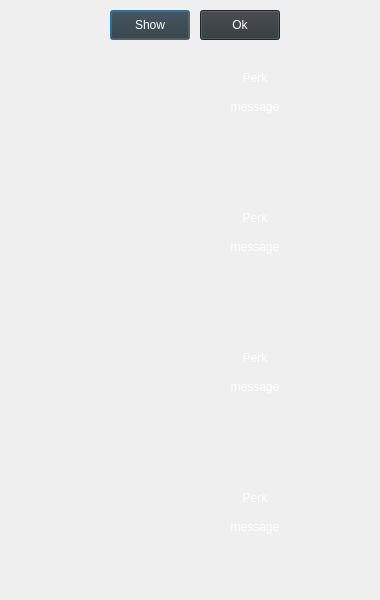
<?xml version="1.0" encoding="UTF-8"?>
<ui version="4.0">
 <class>NotificationTemplate</class>
 <widget class="QDialog" name="NotificationTemplate">
  <property name="geometry">
   <rect>
    <x>0</x>
    <y>0</y>
    <width>380</width>
    <height>600</height>
   </rect>
  </property>
  <property name="minimumSize">
   <size>
    <width>380</width>
    <height>140</height>
   </size>
  </property>
  <property name="maximumSize">
   <size>
    <width>380</width>
    <height>600</height>
   </size>
  </property>
  <property name="windowTitle">
   <string>Dialog</string>
  </property>
  <property name="styleSheet">
   <string notr="true">QLabel#perk1_lbl {
	font: 20px &quot;Sylfaen&quot;;
	color: white;
}

QLabel#msg1_lbl {
	font: 16px &quot;Sylfaen&quot;;
	color: white;
}

QLabel#perk2_lbl {
	font: 20px &quot;Sylfaen&quot;;
	color: white;
}

QLabel#msg2_lbl {
	font: 16px &quot;Sylfaen&quot;;
	color: white;
}

QLabel#perk3_lbl {
	font: 20px &quot;Sylfaen&quot;;
	color: white;
}

QLabel#msg3_lbl {
	font: 16px &quot;Sylfaen&quot;;
	color: white;
}

QLabel#perk4_lbl {
	font: 20px &quot;Sylfaen&quot;;
	color: white;
}

QLabel#msg4_lbl {
	font: 16px &quot;Sylfaen&quot;;
	color: white;
}

QPushButton {
	font: 18px &quot;Sylfaen&quot;;
	background-color:#2F3538;
	color: white;
}

QPushButton:hover {
	font: 18px &quot;Sylfaen&quot;;
	background-color:#404040;
	color: white;
}
</string>
  </property>
  <widget class="QLabel" name="msg4_lbl">
   <property name="geometry">
    <rect>
     <x>130</x>
     <y>520</y>
     <width>250</width>
     <height>60</height>
    </rect>
   </property>
   <property name="sizePolicy">
    <sizepolicy hsizetype="Preferred" vsizetype="Fixed">
     <horstretch>0</horstretch>
     <verstretch>0</verstretch>
    </sizepolicy>
   </property>
   <property name="styleSheet">
    <string notr="true"/>
   </property>
   <property name="text">
    <string>message</string>
   </property>
   <property name="alignment">
    <set>Qt::AlignHCenter|Qt::AlignTop</set>
   </property>
   <property name="wordWrap">
    <bool>true</bool>
   </property>
  </widget>
  <widget class="QLabel" name="img1">
   <property name="geometry">
    <rect>
     <x>25</x>
     <y>60</y>
     <width>100</width>
     <height>100</height>
    </rect>
   </property>
   <property name="sizePolicy">
    <sizepolicy hsizetype="Fixed" vsizetype="Fixed">
     <horstretch>0</horstretch>
     <verstretch>0</verstretch>
    </sizepolicy>
   </property>
   <property name="minimumSize">
    <size>
     <width>100</width>
     <height>100</height>
    </size>
   </property>
   <property name="maximumSize">
    <size>
     <width>100</width>
     <height>100</height>
    </size>
   </property>
   <property name="cursor">
    <cursorShape>ArrowCursor</cursorShape>
   </property>
   <property name="toolTip">
    <string/>
   </property>
   <property name="whatsThis">
    <string/>
   </property>
   <property name="styleSheet">
    <string notr="true"/>
   </property>
   <property name="text">
    <string/>
   </property>
   <property name="alignment">
    <set>Qt::AlignCenter</set>
   </property>
  </widget>
  <widget class="QLabel" name="perk3_lbl">
   <property name="geometry">
    <rect>
     <x>130</x>
     <y>340</y>
     <width>250</width>
     <height>35</height>
    </rect>
   </property>
   <property name="styleSheet">
    <string notr="true"/>
   </property>
   <property name="text">
    <string>Perk</string>
   </property>
   <property name="alignment">
    <set>Qt::AlignCenter</set>
   </property>
  </widget>
  <widget class="QLabel" name="perk1_lbl">
   <property name="geometry">
    <rect>
     <x>130</x>
     <y>60</y>
     <width>250</width>
     <height>35</height>
    </rect>
   </property>
   <property name="styleSheet">
    <string notr="true"/>
   </property>
   <property name="text">
    <string>Perk</string>
   </property>
   <property name="alignment">
    <set>Qt::AlignCenter</set>
   </property>
  </widget>
  <widget class="QLabel" name="img3">
   <property name="geometry">
    <rect>
     <x>25</x>
     <y>340</y>
     <width>100</width>
     <height>100</height>
    </rect>
   </property>
   <property name="sizePolicy">
    <sizepolicy hsizetype="Fixed" vsizetype="Fixed">
     <horstretch>0</horstretch>
     <verstretch>0</verstretch>
    </sizepolicy>
   </property>
   <property name="minimumSize">
    <size>
     <width>100</width>
     <height>100</height>
    </size>
   </property>
   <property name="maximumSize">
    <size>
     <width>100</width>
     <height>100</height>
    </size>
   </property>
   <property name="cursor">
    <cursorShape>ArrowCursor</cursorShape>
   </property>
   <property name="toolTip">
    <string/>
   </property>
   <property name="whatsThis">
    <string/>
   </property>
   <property name="styleSheet">
    <string notr="true"/>
   </property>
   <property name="text">
    <string/>
   </property>
   <property name="alignment">
    <set>Qt::AlignCenter</set>
   </property>
  </widget>
  <widget class="QLabel" name="msg3_lbl">
   <property name="geometry">
    <rect>
     <x>130</x>
     <y>380</y>
     <width>250</width>
     <height>60</height>
    </rect>
   </property>
   <property name="sizePolicy">
    <sizepolicy hsizetype="Preferred" vsizetype="Fixed">
     <horstretch>0</horstretch>
     <verstretch>0</verstretch>
    </sizepolicy>
   </property>
   <property name="styleSheet">
    <string notr="true"/>
   </property>
   <property name="text">
    <string>message</string>
   </property>
   <property name="alignment">
    <set>Qt::AlignHCenter|Qt::AlignTop</set>
   </property>
   <property name="wordWrap">
    <bool>true</bool>
   </property>
  </widget>
  <widget class="QLabel" name="msg2_lbl">
   <property name="geometry">
    <rect>
     <x>130</x>
     <y>240</y>
     <width>250</width>
     <height>60</height>
    </rect>
   </property>
   <property name="sizePolicy">
    <sizepolicy hsizetype="Preferred" vsizetype="Fixed">
     <horstretch>0</horstretch>
     <verstretch>0</verstretch>
    </sizepolicy>
   </property>
   <property name="styleSheet">
    <string notr="true"/>
   </property>
   <property name="text">
    <string>message</string>
   </property>
   <property name="alignment">
    <set>Qt::AlignHCenter|Qt::AlignTop</set>
   </property>
   <property name="wordWrap">
    <bool>true</bool>
   </property>
  </widget>
  <widget class="QLabel" name="img4">
   <property name="geometry">
    <rect>
     <x>25</x>
     <y>480</y>
     <width>100</width>
     <height>100</height>
    </rect>
   </property>
   <property name="sizePolicy">
    <sizepolicy hsizetype="Fixed" vsizetype="Fixed">
     <horstretch>0</horstretch>
     <verstretch>0</verstretch>
    </sizepolicy>
   </property>
   <property name="minimumSize">
    <size>
     <width>100</width>
     <height>100</height>
    </size>
   </property>
   <property name="maximumSize">
    <size>
     <width>100</width>
     <height>100</height>
    </size>
   </property>
   <property name="cursor">
    <cursorShape>ArrowCursor</cursorShape>
   </property>
   <property name="toolTip">
    <string/>
   </property>
   <property name="whatsThis">
    <string/>
   </property>
   <property name="styleSheet">
    <string notr="true"/>
   </property>
   <property name="text">
    <string/>
   </property>
   <property name="alignment">
    <set>Qt::AlignCenter</set>
   </property>
  </widget>
  <widget class="QLabel" name="img2">
   <property name="geometry">
    <rect>
     <x>25</x>
     <y>200</y>
     <width>100</width>
     <height>100</height>
    </rect>
   </property>
   <property name="sizePolicy">
    <sizepolicy hsizetype="Fixed" vsizetype="Fixed">
     <horstretch>0</horstretch>
     <verstretch>0</verstretch>
    </sizepolicy>
   </property>
   <property name="minimumSize">
    <size>
     <width>100</width>
     <height>100</height>
    </size>
   </property>
   <property name="maximumSize">
    <size>
     <width>100</width>
     <height>100</height>
    </size>
   </property>
   <property name="cursor">
    <cursorShape>ArrowCursor</cursorShape>
   </property>
   <property name="toolTip">
    <string/>
   </property>
   <property name="whatsThis">
    <string/>
   </property>
   <property name="styleSheet">
    <string notr="true"/>
   </property>
   <property name="text">
    <string/>
   </property>
   <property name="alignment">
    <set>Qt::AlignCenter</set>
   </property>
  </widget>
  <widget class="QLabel" name="perk4_lbl">
   <property name="geometry">
    <rect>
     <x>130</x>
     <y>480</y>
     <width>250</width>
     <height>35</height>
    </rect>
   </property>
   <property name="styleSheet">
    <string notr="true"/>
   </property>
   <property name="text">
    <string>Perk</string>
   </property>
   <property name="alignment">
    <set>Qt::AlignCenter</set>
   </property>
  </widget>
  <widget class="QLabel" name="bg">
   <property name="geometry">
    <rect>
     <x>0</x>
     <y>0</y>
     <width>380</width>
     <height>600</height>
    </rect>
   </property>
   <property name="sizePolicy">
    <sizepolicy hsizetype="Fixed" vsizetype="Fixed">
     <horstretch>0</horstretch>
     <verstretch>0</verstretch>
    </sizepolicy>
   </property>
   <property name="styleSheet">
    <string notr="true"/>
   </property>
   <property name="text">
    <string/>
   </property>
   <property name="scaledContents">
    <bool>false</bool>
   </property>
  </widget>
  <widget class="QLabel" name="msg1_lbl">
   <property name="geometry">
    <rect>
     <x>130</x>
     <y>100</y>
     <width>250</width>
     <height>60</height>
    </rect>
   </property>
   <property name="sizePolicy">
    <sizepolicy hsizetype="Preferred" vsizetype="Fixed">
     <horstretch>0</horstretch>
     <verstretch>0</verstretch>
    </sizepolicy>
   </property>
   <property name="styleSheet">
    <string notr="true"/>
   </property>
   <property name="text">
    <string>message</string>
   </property>
   <property name="alignment">
    <set>Qt::AlignHCenter|Qt::AlignTop</set>
   </property>
   <property name="wordWrap">
    <bool>true</bool>
   </property>
  </widget>
  <widget class="QLabel" name="perk2_lbl">
   <property name="geometry">
    <rect>
     <x>130</x>
     <y>200</y>
     <width>250</width>
     <height>35</height>
    </rect>
   </property>
   <property name="styleSheet">
    <string notr="true"/>
   </property>
   <property name="text">
    <string>Perk</string>
   </property>
   <property name="alignment">
    <set>Qt::AlignCenter</set>
   </property>
  </widget>
  <widget class="QPushButton" name="show_btn">
   <property name="geometry">
    <rect>
     <x>110</x>
     <y>10</y>
     <width>80</width>
     <height>30</height>
    </rect>
   </property>
   <property name="styleSheet">
    <string notr="true"/>
   </property>
   <property name="text">
    <string>Show</string>
   </property>
  </widget>
  <widget class="QPushButton" name="close_btn">
   <property name="geometry">
    <rect>
     <x>200</x>
     <y>10</y>
     <width>80</width>
     <height>30</height>
    </rect>
   </property>
   <property name="styleSheet">
    <string notr="true"/>
   </property>
   <property name="text">
    <string>Ok</string>
   </property>
  </widget>
  <widget class="QLabel" name="frame1">
   <property name="geometry">
    <rect>
     <x>0</x>
     <y>35</y>
     <width>150</width>
     <height>150</height>
    </rect>
   </property>
   <property name="sizePolicy">
    <sizepolicy hsizetype="Fixed" vsizetype="Fixed">
     <horstretch>0</horstretch>
     <verstretch>0</verstretch>
    </sizepolicy>
   </property>
   <property name="minimumSize">
    <size>
     <width>150</width>
     <height>150</height>
    </size>
   </property>
   <property name="maximumSize">
    <size>
     <width>150</width>
     <height>150</height>
    </size>
   </property>
   <property name="cursor">
    <cursorShape>ArrowCursor</cursorShape>
   </property>
   <property name="toolTip">
    <string/>
   </property>
   <property name="whatsThis">
    <string/>
   </property>
   <property name="styleSheet">
    <string notr="true"/>
   </property>
   <property name="text">
    <string/>
   </property>
   <property name="alignment">
    <set>Qt::AlignCenter</set>
   </property>
  </widget>
  <widget class="QLabel" name="frame2">
   <property name="geometry">
    <rect>
     <x>0</x>
     <y>175</y>
     <width>150</width>
     <height>150</height>
    </rect>
   </property>
   <property name="sizePolicy">
    <sizepolicy hsizetype="Fixed" vsizetype="Fixed">
     <horstretch>0</horstretch>
     <verstretch>0</verstretch>
    </sizepolicy>
   </property>
   <property name="minimumSize">
    <size>
     <width>150</width>
     <height>150</height>
    </size>
   </property>
   <property name="maximumSize">
    <size>
     <width>150</width>
     <height>150</height>
    </size>
   </property>
   <property name="cursor">
    <cursorShape>ArrowCursor</cursorShape>
   </property>
   <property name="toolTip">
    <string/>
   </property>
   <property name="whatsThis">
    <string/>
   </property>
   <property name="styleSheet">
    <string notr="true"/>
   </property>
   <property name="text">
    <string/>
   </property>
   <property name="alignment">
    <set>Qt::AlignCenter</set>
   </property>
  </widget>
  <widget class="QLabel" name="frame3">
   <property name="geometry">
    <rect>
     <x>0</x>
     <y>315</y>
     <width>150</width>
     <height>150</height>
    </rect>
   </property>
   <property name="sizePolicy">
    <sizepolicy hsizetype="Fixed" vsizetype="Fixed">
     <horstretch>0</horstretch>
     <verstretch>0</verstretch>
    </sizepolicy>
   </property>
   <property name="minimumSize">
    <size>
     <width>150</width>
     <height>150</height>
    </size>
   </property>
   <property name="maximumSize">
    <size>
     <width>150</width>
     <height>150</height>
    </size>
   </property>
   <property name="cursor">
    <cursorShape>ArrowCursor</cursorShape>
   </property>
   <property name="toolTip">
    <string/>
   </property>
   <property name="whatsThis">
    <string/>
   </property>
   <property name="styleSheet">
    <string notr="true"/>
   </property>
   <property name="text">
    <string/>
   </property>
   <property name="alignment">
    <set>Qt::AlignCenter</set>
   </property>
  </widget>
  <widget class="QLabel" name="frame4">
   <property name="geometry">
    <rect>
     <x>0</x>
     <y>455</y>
     <width>150</width>
     <height>150</height>
    </rect>
   </property>
   <property name="sizePolicy">
    <sizepolicy hsizetype="Fixed" vsizetype="Fixed">
     <horstretch>0</horstretch>
     <verstretch>0</verstretch>
    </sizepolicy>
   </property>
   <property name="minimumSize">
    <size>
     <width>150</width>
     <height>150</height>
    </size>
   </property>
   <property name="maximumSize">
    <size>
     <width>150</width>
     <height>150</height>
    </size>
   </property>
   <property name="cursor">
    <cursorShape>ArrowCursor</cursorShape>
   </property>
   <property name="toolTip">
    <string/>
   </property>
   <property name="whatsThis">
    <string/>
   </property>
   <property name="styleSheet">
    <string notr="true"/>
   </property>
   <property name="text">
    <string/>
   </property>
   <property name="alignment">
    <set>Qt::AlignCenter</set>
   </property>
  </widget>
  <zorder>bg</zorder>
  <zorder>msg4_lbl</zorder>
  <zorder>img1</zorder>
  <zorder>perk3_lbl</zorder>
  <zorder>perk1_lbl</zorder>
  <zorder>img3</zorder>
  <zorder>msg3_lbl</zorder>
  <zorder>msg2_lbl</zorder>
  <zorder>img4</zorder>
  <zorder>img2</zorder>
  <zorder>perk4_lbl</zorder>
  <zorder>msg1_lbl</zorder>
  <zorder>perk2_lbl</zorder>
  <zorder>show_btn</zorder>
  <zorder>close_btn</zorder>
  <zorder>frame1</zorder>
  <zorder>frame2</zorder>
  <zorder>frame3</zorder>
  <zorder>frame4</zorder>
 </widget>
 <resources/>
 <connections/>
</ui>
